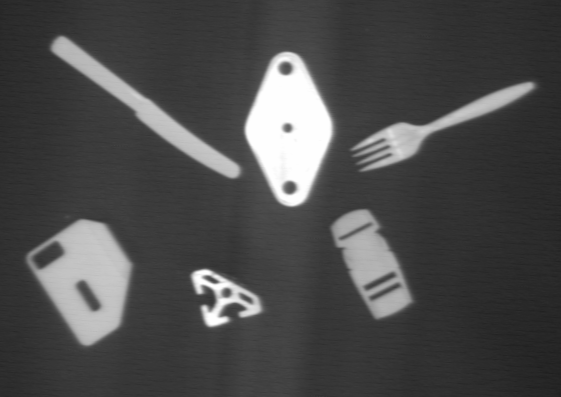
#> input picture Homework2/hw2_asdixit3/many_objects_2.png, 561 x 397 px
$ python generateLabeledImage.py
#> lines starting #> are read from the running program, lines starting #| are printed output that depends on the picture; after the words box and inside, x2 and y2 are one past the last pixel; in counts of white or black regions, pixels touching at a corner belong together
#> further down, img is the input picture: shape (397, 561); min 31, max 254, mean 75.1
import numpy as np
from skimage import color


def generate_labeled_image(gray_img, threshold):
    """
    Convert a gray-level image to a binary image using a threshold value and
    segment the binary image into several connected regions.

    Parameters
    ----------
    gray_img : ndarray
        Input gray-level image (2D) or RGB image (will be converted to grayscale).
    threshold : float or int
        Threshold value. Use a single value for all provided images.

    Returns
    -------
    labeled_img : ndarray
        Labeled image with background = 0 and labels 1..N for each object.
    """
#> called with threshold = 127

    # Ensure grayscale
    if gray_img.ndim == 3:
        gray = color.rgb2gray(gray_img)
    else:
        gray = gray_img

    # Convert to binary using the threshold
    binary = gray > threshold
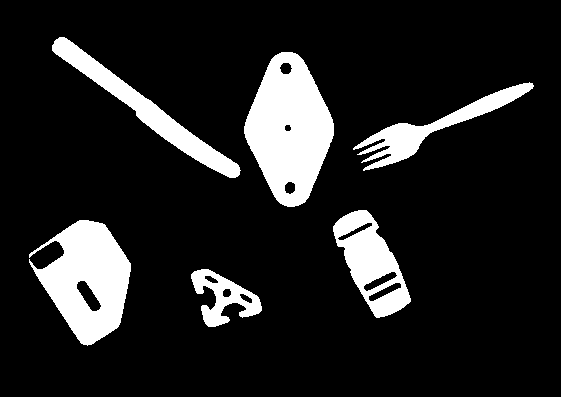
#> binary: shape (397, 561) bool; 13.4% white; 6 white regions, box (x1, y1, x2, y2) and area: (244, 52, 334, 207) 9031, (29, 220, 131, 346) 7433, (52, 37, 241, 178) 4224, (333, 210, 411, 318) 4031, (353, 82, 534, 171) 3259, (191, 269, 262, 327) 1826

    # Label connected components (8-connectivity) - implement your own version of connected component labeling using region growing

    labeled_img = np.zeros_like(binary, dtype=np.int32)
    label = 1
    for i in range(binary.shape[0]):
        for j in range(binary.shape[1]):
            if binary[i, j] and labeled_img[i, j] == 0:
                # Start a new region
                stack = [(i, j)]
                while stack:
                    x, y = stack.pop()
                    if (0 <= x < binary.shape[0] and 0 <= y < binary.shape[1] and
                            binary[x, y] and labeled_img[x, y] == 0):
                        labeled_img[x, y] = label
                        # Add neighbors (8-connectivity)
                        stack.extend([(x + dx, y + dy) for dx in [-1, 0, 1] for dy in [-1, 0, 1]])

                label += 1
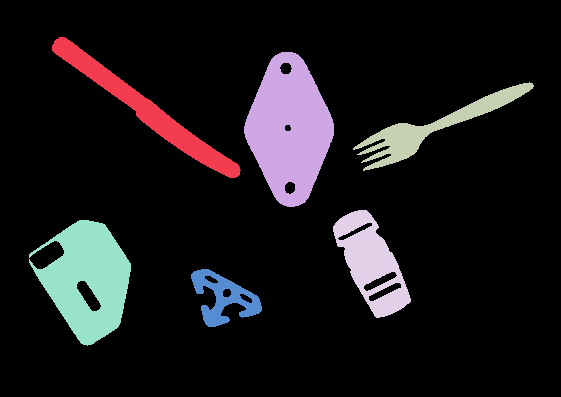
#> labeled_img: shape (397, 561) int32; 7 distinct labels, from 0 to 6; one colour per label, 0 black
#> after the loop, label = 7


    # Make sure labels are consecutive integers starting at 1, background 0
    labeled_img = labeled_img.astype(np.uint8)

    return labeled_img


if __name__ == "__main__":
    # Example usage (fill in the missing pieces)
    import imageio
    img = imageio.imread("many_objects_2.png")
    labeled = generate_labeled_image(img, 127)
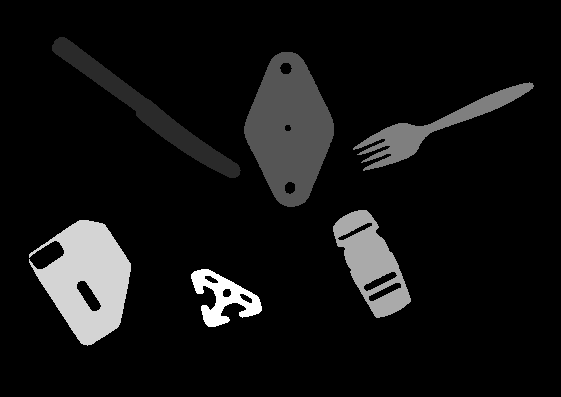
#> labeled: shape (397, 561); min 0, max 6, mean 0.432; drawn with min black and max white
    print(labeled)
#> (printed output is left out)
    imageio.imwrite("labeled_many_objects_2.png", labeled.astype(np.uint8))
    pass

$ run again, with Homework2/hw2_asdixit3/many_objects_1.png copied over Homework2/hw2_asdixit3/many_objects_2.png
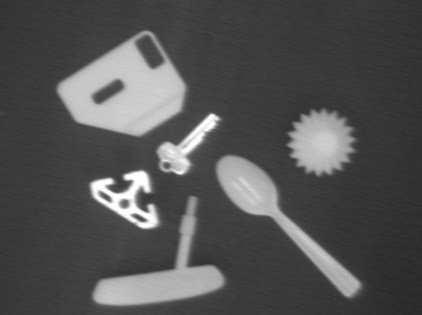
#> input picture Homework2/hw2_asdixit3/many_objects_1.png, 422 x 315 px
#> img is the input picture: shape (315, 422); min 38, max 254, mean 82.3
#> binary: shape (315, 422) bool; 16.8% white; 6 white regions, box (x1, y1, x2, y2) and area: (58, 31, 186, 136) 7678, (217, 156, 360, 297) 4239, (93, 197, 224, 306) 4216, (289, 111, 354, 175) 2869, (90, 170, 160, 229) 1956, (157, 113, 220, 175) 1425
#> after the loop in generate_labeled_image, `for i in range(binary.shape[0]):`:
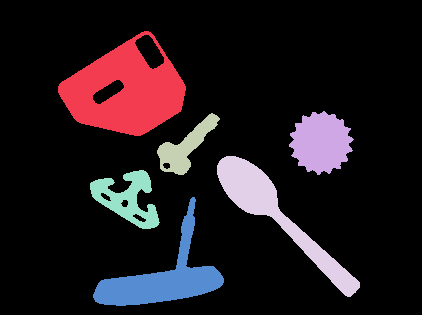
#> labeled_img: shape (315, 422) int32; 7 distinct labels, from 0 to 6; one colour per label, 0 black
#> `labeled = generate_labeled_image(img, 127)`:
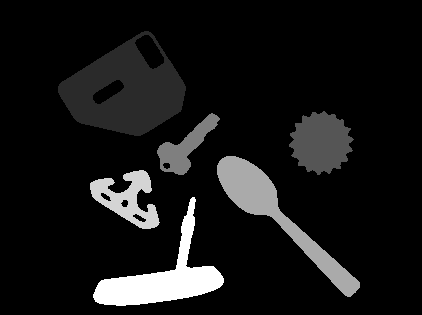
#> labeled: shape (315, 422); min 0, max 6, mean 0.525; drawn with min black and max white
#> (printed output is left out)
